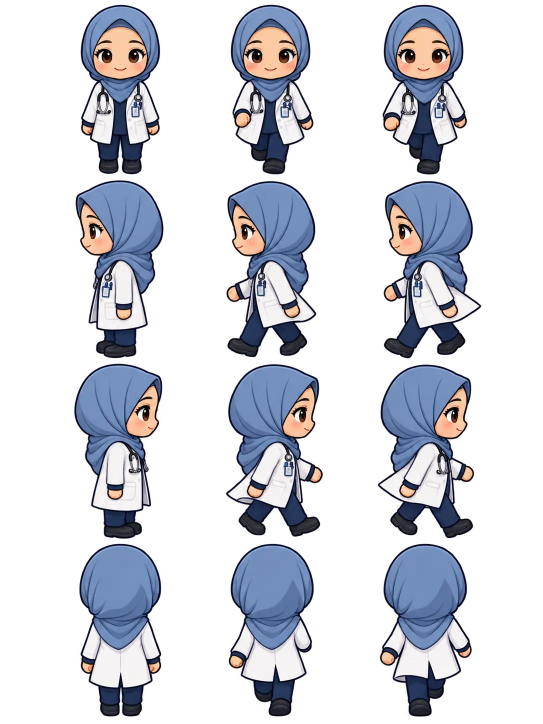
#> input picture art-source/characters/doctor-hijab-walk-sheet.webp, 1086 x 1448 px, found by its file name (shown at 1/2 size)
$ python recolor-fabric.py art-source/characters/doctor-hijab-walk-sheet.webp art-source/characters/doctor-hijab-lavender-walk-sheet.webp 275 0.5 1.2
#> lines starting #> are read from the running program, lines starting #| are printed output that depends on the picture; after the words box and inside, x2 and y2 are one past the last pixel; in counts of white or black regions, pixels touching at a corner belong together
"""Recolour light/medium blue fabric (e.g. a hijab) on a character sheet to another hue.

Only pixels that are blue, moderately saturated and not dark are changed, so navy clothing,
dark outlines, white coats and skin stay untouched; folds and shading are preserved.

usage:
  pip install pillow numpy
  python tools/recolor-fabric.py <input> <output.webp> [target_hue_deg] [sat_mul] [val_mul]

The doctor's lavender hijab was made with:
  python tools/recolor-fabric.py art-source/characters/doctor-hijab-walk-sheet.webp       art-source/characters/doctor-hijab-lavender-walk-sheet.webp 275 0.5 1.2
Then slice the result with tools/slice-sprite-sheet.py.
"""
import sys

import numpy as np
from PIL import Image

src, out = sys.argv[1], sys.argv[2]
target_h = float(sys.argv[3]) if len(sys.argv) > 3 else 275
sat_mul = float(sys.argv[4]) if len(sys.argv) > 4 else 0.5
val_mul = float(sys.argv[5]) if len(sys.argv) > 5 else 1.2

im = Image.open(src).convert("RGBA")
#> im is the input picture: PIL image 1086x1448 RGBA; mean R, G, B, A 44.6, 46.9, 55, 83.9
a = np.asarray(im).astype(np.float64)
rgb = a[:, :, :3] / 255
mx, mn = rgb.max(2), rgb.min(2)
d = mx - mn
v = mx
s = np.where(mx > 0, d / np.maximum(mx, 1e-6), 0)
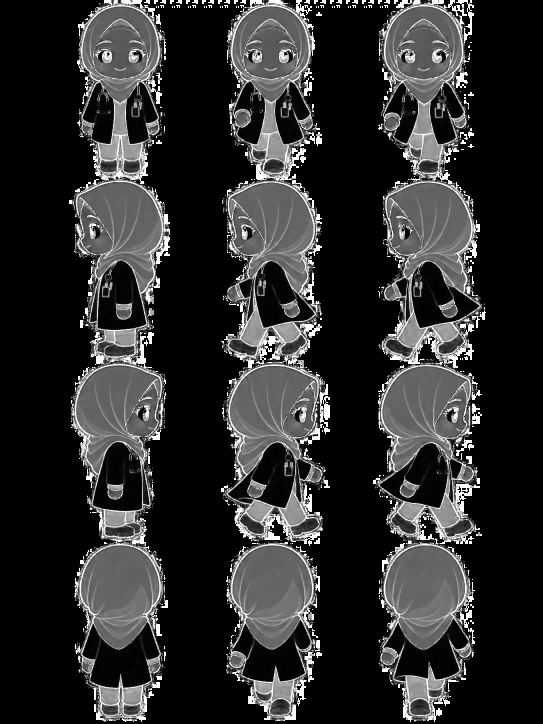
#> s: shape (1448, 1086) float64 (shown at 1/2 size); min 0, max 1, mean 0.177
r, g, b = rgb[..., 0], rgb[..., 1], rgb[..., 2]
h = np.zeros_like(mx)
m = d > 1e-6
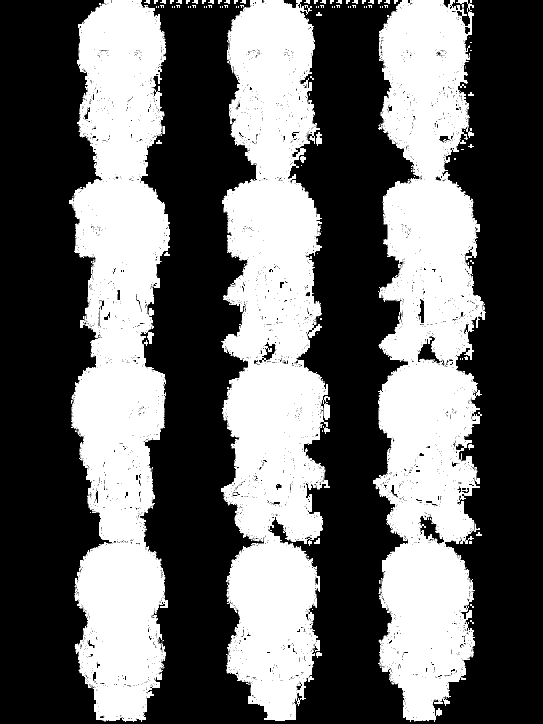
#> m: shape (1448, 1086) bool (shown at 1/2 size); 41.2% white; 160 white regions (97 under 20 px), largest, box (x1, y1, x2, y2) and area: (746, 0, 972, 1444) 220085, (442, 0, 660, 1442) 219249, (138, 0, 340, 1444) 205127
h = np.where(m & (mx == r), ((g - b) / np.maximum(d, 1e-6)) % 6, h)
h = np.where(m & (mx == g), (b - r) / np.maximum(d, 1e-6) + 2, h)
h = np.where(m & (mx == b), (r - g) / np.maximum(d, 1e-6) + 4, h)
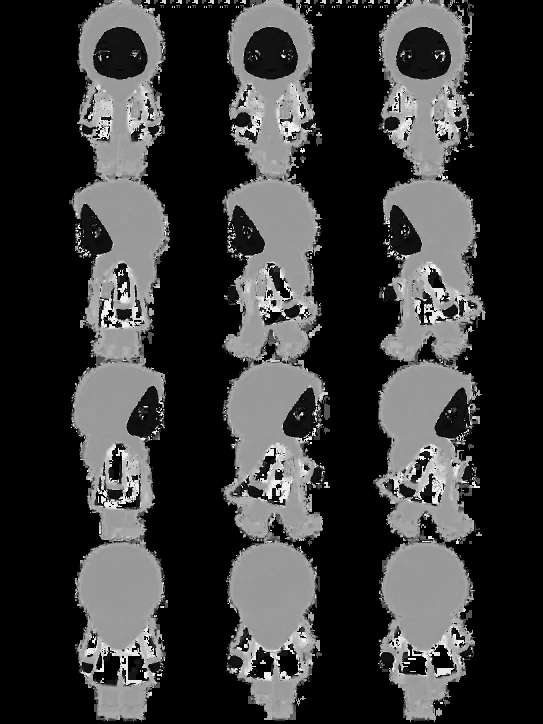
#> h: shape (1448, 1086) float64 (shown at 1/2 size); min 0, max 6, mean 1.32; drawn with min black and max white
h = h * 60

# dusty-blue fabric: blue hue, moderate saturation, not dark (navy stays)
mask = (h > 195) & (h < 238) & (s > 0.12) & (s < 0.8) & (v > 0.42) & (a[..., 3] > 0)
#> mask: shape (1448, 1086) bool; 14.2% white; 2008 white regions (1924 under 20 px), largest, box (x1, y1, x2, y2) and area: (465, 1091, 624, 1298) 22807, (771, 1091, 930, 1298) 22746, (162, 1091, 318, 1298) 22635
# soft edge between the band and its surroundings
w = np.clip((v - 0.42) / 0.08, 0, 1) * mask

nh = np.full_like(h, target_h) + (h - 216) * 0.6  # keep a little of the original hue variation
ns = np.clip(s * sat_mul, 0, 1)
nv = np.clip(v * val_mul, 0, 1)

c = nv * ns
hp = (nh % 360) / 60
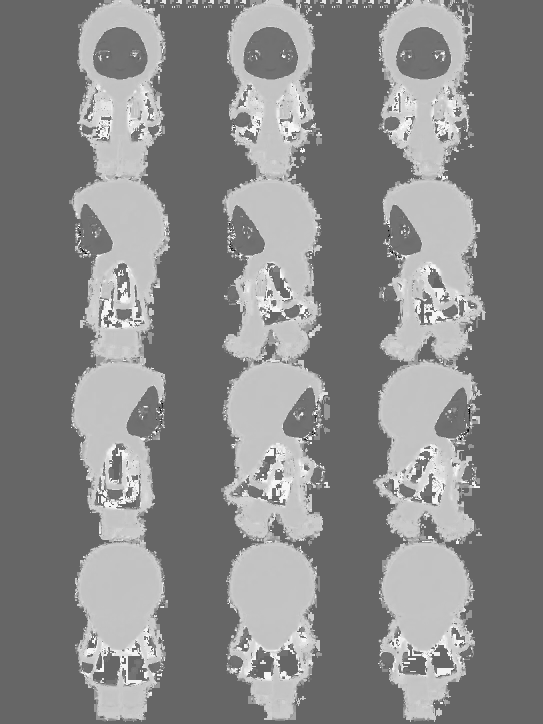
#> hp: shape (1448, 1086) float64 (shown at 1/2 size); min 3.24e-05, max 6, mean 3.21; drawn with min black and max white
x = c * (1 - np.abs(hp % 2 - 1))
z = np.zeros_like(c)
conds = [hp < 1, hp < 2, hp < 3, hp < 4, hp < 5, hp >= 5]
rgbs = [(c, x, z), (x, c, z), (z, c, x), (z, x, c), (x, z, c), (c, z, x)]
nr = np.select(conds, [t[0] for t in rgbs])
ng = np.select(conds, [t[1] for t in rgbs])
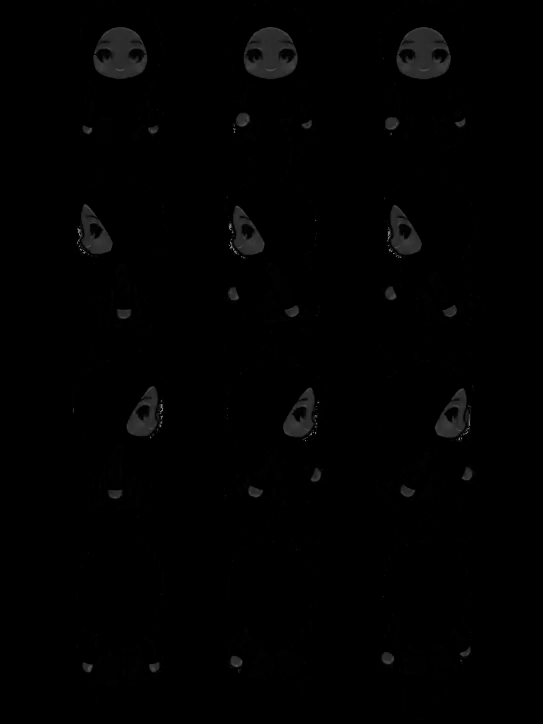
#> ng: shape (1448, 1086) float64 (shown at 1/2 size); min 0, max 0.5, mean 0.00669
nb = np.select(conds, [t[2] for t in rgbs])
mm = nv - c
new = np.dstack([nr + mm, ng + mm, nb + mm])

res = rgb * (1 - w[..., None]) + new * w[..., None]
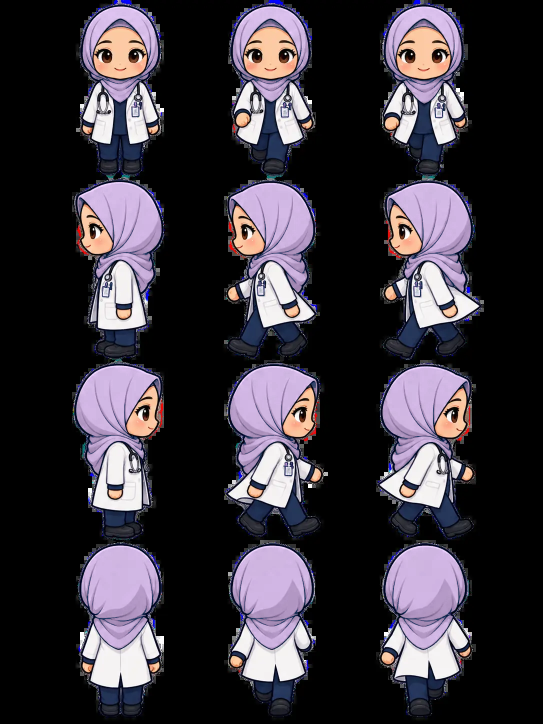
#> res: shape (1448, 1086, 3) float64 (shown at 1/2 size); mean R, G, B 0.224, 0.204, 0.235
outa = np.dstack([res * 255, a[..., 3]]).clip(0, 255).astype(np.uint8)
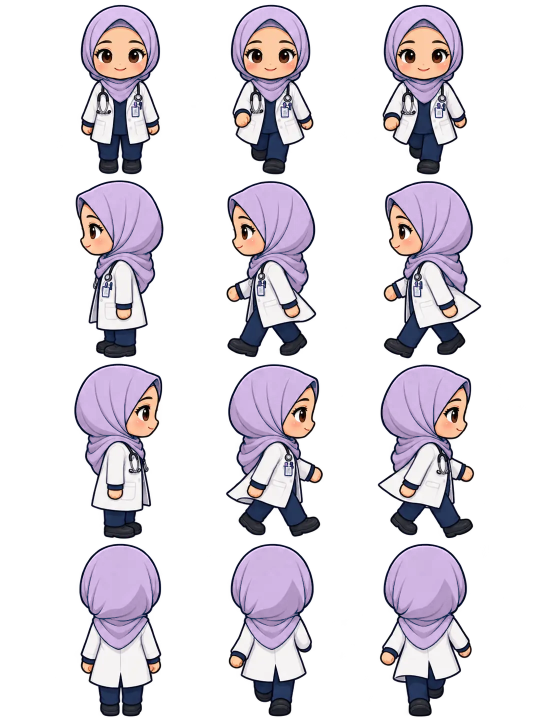
#> outa: shape (1448, 1086, 4) (shown at 1/2 size); mean R, G, B, A 57, 52, 59.9, 83.9; transparent parts drawn white
Image.fromarray(outa, "RGBA").save(out, "WEBP", lossless=True)
print("recoloured pixels:", int(mask.sum()))
#| recoloured pixels: 222936

$ run again, with art-source/characters/doctor-chinese-woman-walk-sheet.webp copied over art-source/characters/doctor-hijab-walk-sheet.webp
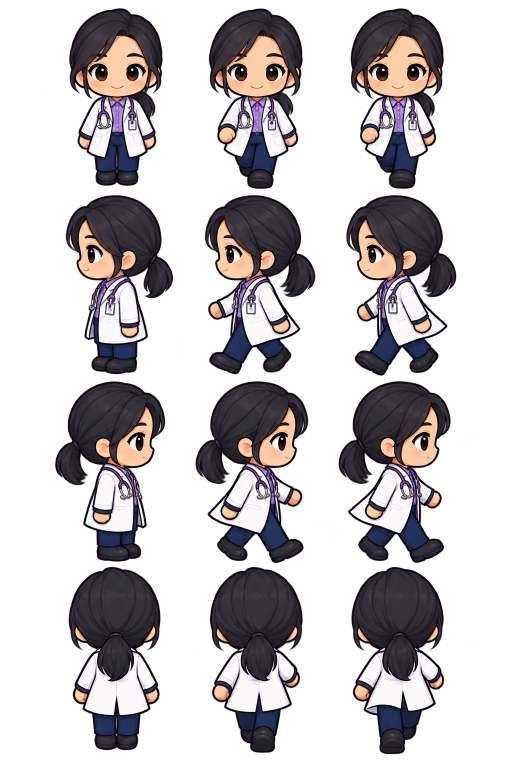
#> input picture art-source/characters/doctor-chinese-woman-walk-sheet.webp, 1024 x 1536 px, found by its file name (shown at 1/2 size)
#> im is the input picture: PIL image 1024x1536 RGBA; mean R, G, B, A 62, 55.7, 60.2, 94.7
#> `m = d > 1e-6`:
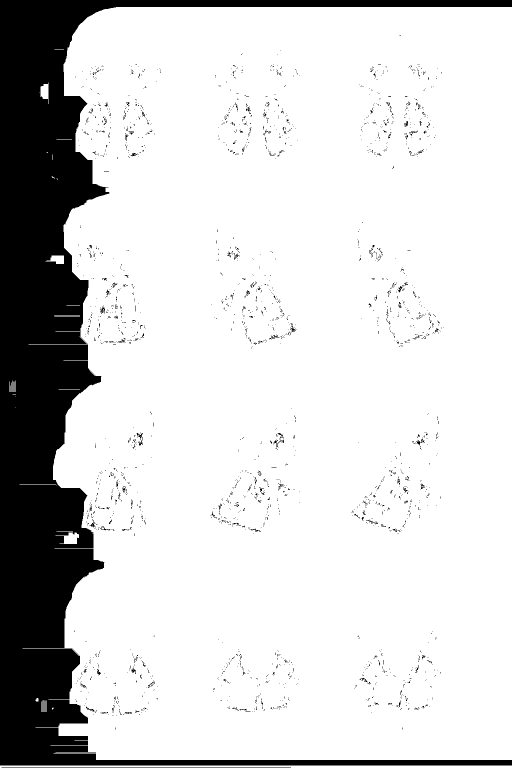
#> m: shape (1536, 1024) bool (shown at 1/2 size); 83.1% white; 2274 black regions (2200 under 20 px), largest, box (x1, y1, x2, y2) and area: (0, 0, 1024, 1531) 255624, (4, 1535, 582, 1536) 578, (200, 613, 210, 627) 67
#> mask: shape (1536, 1024) bool; 0.01% white in thin lines or dots, all inside (x1, y1, x2, y2) = (210, 236, 876, 1432)
#> `new = np.dstack([nr + mm, ng + mm, nb + mm])`:
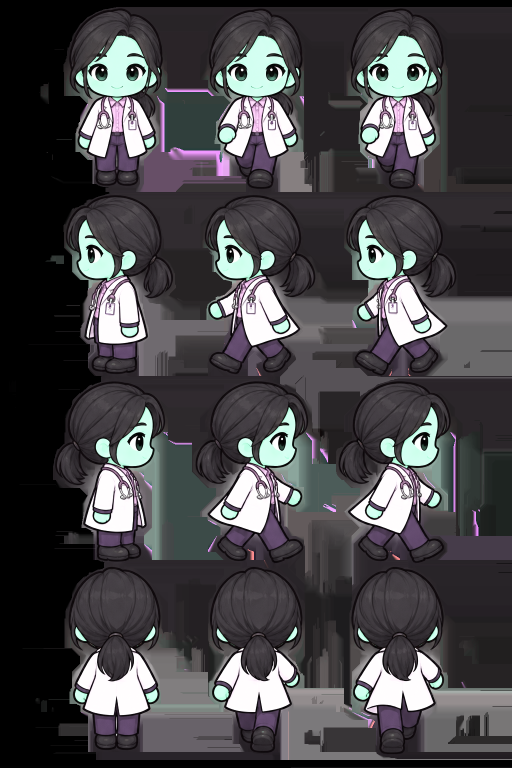
#> new: shape (1536, 1024, 3) float64 (shown at 1/2 size); mean of channels 0, 1, 2 0.282, 0.277, 0.288; drawn as R, G, B
#| recoloured pixels: 227

$ run again, with art-source/characters/doctor-hijab-pray-sheet.webp copied over art-source/characters/doctor-hijab-walk-sheet.webp
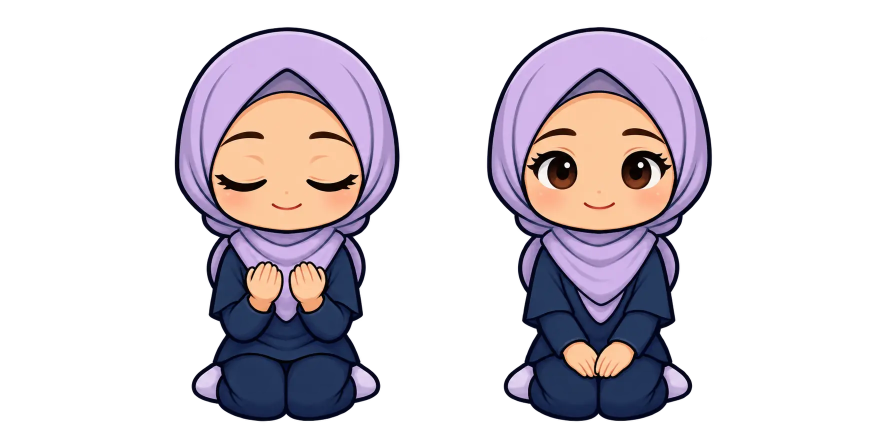
#> input picture art-source/characters/doctor-hijab-pray-sheet.webp, 1774 x 887 px, found by its file name (shown at 1/2 size)
#> im is the input picture: PIL image 1774x887 RGBA; mean R, G, B, A 47.2, 40.8, 47.3, 85.3
#> `m = d > 1e-6`:
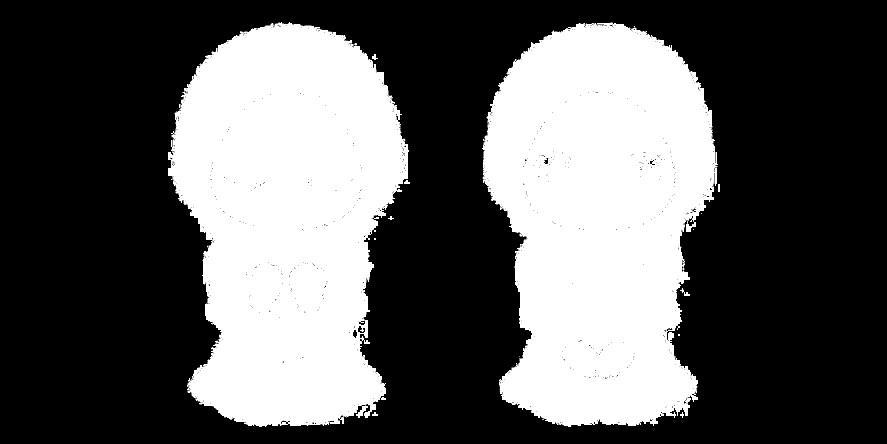
#> m: shape (887, 1774) bool (shown at 1/2 size); 36.6% white; 31 white regions (16 under 20 px), largest, box (x1, y1, x2, y2) and area: (964, 45, 1436, 854) 287936, (336, 44, 818, 854) 286951, (712, 812, 736, 836) 232
#> mask: shape (887, 1774) bool; 0.04% white in thin lines or dots, all inside (x1, y1, x2, y2) = (351, 56, 1425, 843)
#> `new = np.dstack([nr + mm, ng + mm, nb + mm])`:
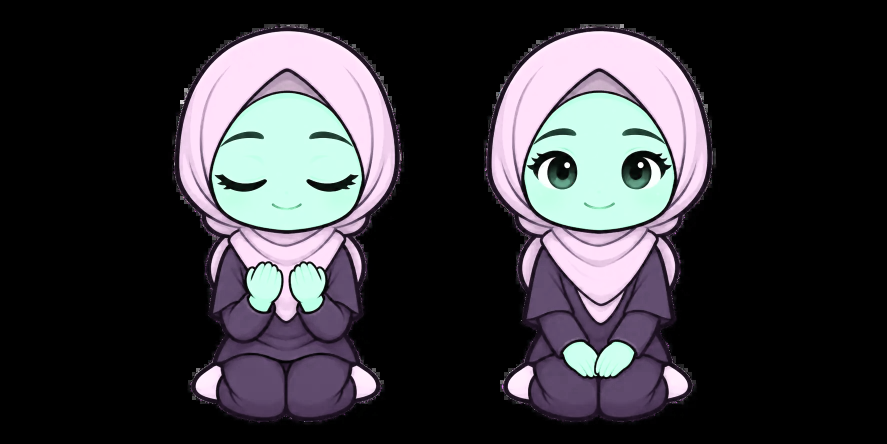
#> new: shape (887, 1774, 3) float64 (shown at 1/2 size); mean of channels 0, 1, 2 0.219, 0.214, 0.233; drawn as R, G, B
#| recoloured pixels: 679
